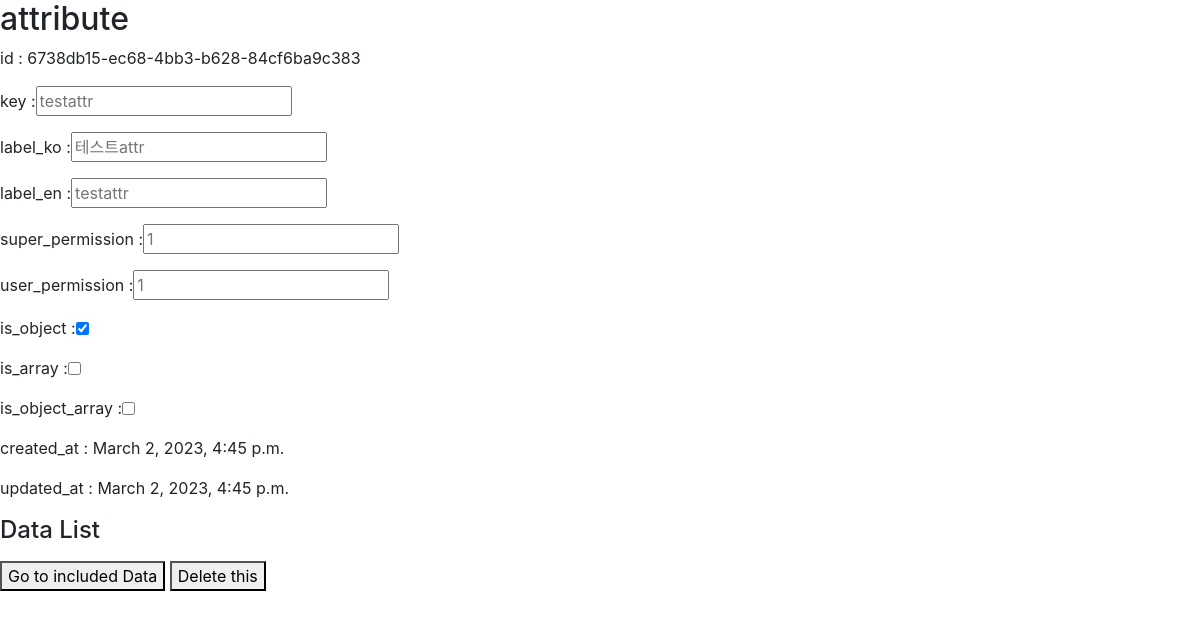
Screenshot of /api/v1/attribute/6738db15-ec68-4bb3-b628-84cf6ba9c383/ with the database file from the repository.
### attribute/models.py (models this page shows)
class Attribute(models.Model):
    id = models.CharField(max_length=36, primary_key=True, default=uuid.uuid4())
    key = models.CharField(max_length=50)
    label_ko = models.CharField(max_length=50)
    label_en = models.CharField(max_length=50)
    super_permission = models.IntegerField()
    user_permission = models.IntegerField()
    is_object = models.BooleanField()
    is_array = models.BooleanField()
    is_object_array = models.BooleanField()
    created_at = models.DateTimeField(auto_now_add=True)
    updated_at = models.DateTimeField(auto_now=True)

### attribute/views.py (the view, shortened to what this page needs)
# urls.py: path('<attribute_id>/', views.attributeInfo),
@csrf_exempt
def attributeInfo(request, attribute_id):
    if request.method == 'GET':
        attribute = Attribute.objects.filter(id=attribute_id)
        attribute = attribute.get()
        data_list = Attribute_Data.objects.filter(attribute_id=attribute_id)
        context = {'category': 'attribute', 'sub_category': 'data', 'element': attribute,
                   'data_list': data_list}
        return render(request, 'capabilityviewer.html', context)

### templates/capabilityviewer.html (shortened to what this page needs)
{% load static %}
<link rel="stylesheet" type="text/css" href="{% static 'bootstrap.min.css' %}">
<h2>{{ category }}</h2>
<form method="POST">
    <div class="form-inline form-group">
        <label>id : {{ element.id }}</label>
    </div>
    <div class="form-inline form-group">
        <label>key : </label><label>
        <input name="key" type="text" placeholder={{ element.key }}>
    </label>
    </div>
    <div class = "form-inline form-group">
        <label>label_ko : </label>
        <label>
            <input name="label_ko" type="text" placeholder={{ element.label_ko }}  >
        </label>
    </div>
    <div class = "form-inline form-group">
        <label>label_en : </label>
        <label>
            <input name="label_en" type="text" placeholder={{ element.label_en }} >
        </label>
    </div>
    <div class = "form-inline form-group">
        <label>super_permission : </label><label>
        <input name="super_permission" type="number" placeholder={{ element.super_permission }} >
    </label>
    </div>
    <div class = "form-inline form-group">
        <label>user_permission : </label>
        <label>
            <input name="user_permission" type="number" placeholder={{ element.user_permission }} >
        </label>
    </div>
    <div class = "form-inline form-group">
        <label>is_object : </label>
        <label>
            {% if element.is_object %}
                <input name="is_object" type="checkbox" checked >
            {% else %}
                <input name="is_object" type="checkbox" >
            {% endif %}
        </label>
    </div>
    <div class = "form-inline form-group">
        <label>is_array : </label>
        <label>
            {% if element.is_array %}
                <input name="is_array" type="checkbox" checked >
            {% else %}
                <input name="is_array" type="checkbox" >
            {% endif %}
        </label>
    </div>
    <div class = "form-inline form-group">
        <label>is_object_array : </label>
        <label>
            {% if element.is_object_array %}
                <input name="is_object_array" type="checkbox" checked >
            {% else %}
                <input name="is_object_array" type="checkbox" >
            {% endif %}
        </label>
    </div>
    <div class="form-inline form-group">
        <label> created_at : {{ element.created_at }} </label>
    </div>
    <div class="form-inline form-group">
        <label>updated_at : {{ element.updated_at }} </label>
    </div>
</form>
<h4>Data List</h4>
<button type="button" onclick="location.href='data'">Go to included Data</button>
<button type="button" class="delete-item">Delete this</button>
</body>

### rows the page displays
Attribute: id "6738db15-ec68-4bb3-b628-84cf6ba9c383", key "testattr", label_ko "테스트attr", label_en "testattr", super_permission "1", user_permission "1", created_at "March 2, 2023, 4:45 p.m.", updated_at "March 2, 2023, 4:45 p.m."

### other values shown
{{ category }} "attribute"
